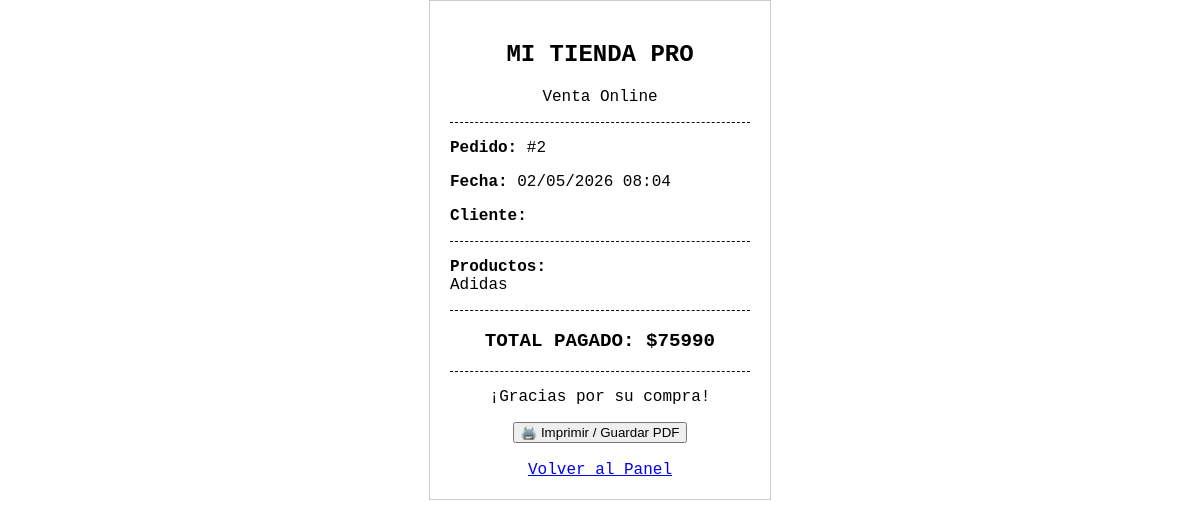
The page /imprimir_boleta/2 on the database as committed earlier.
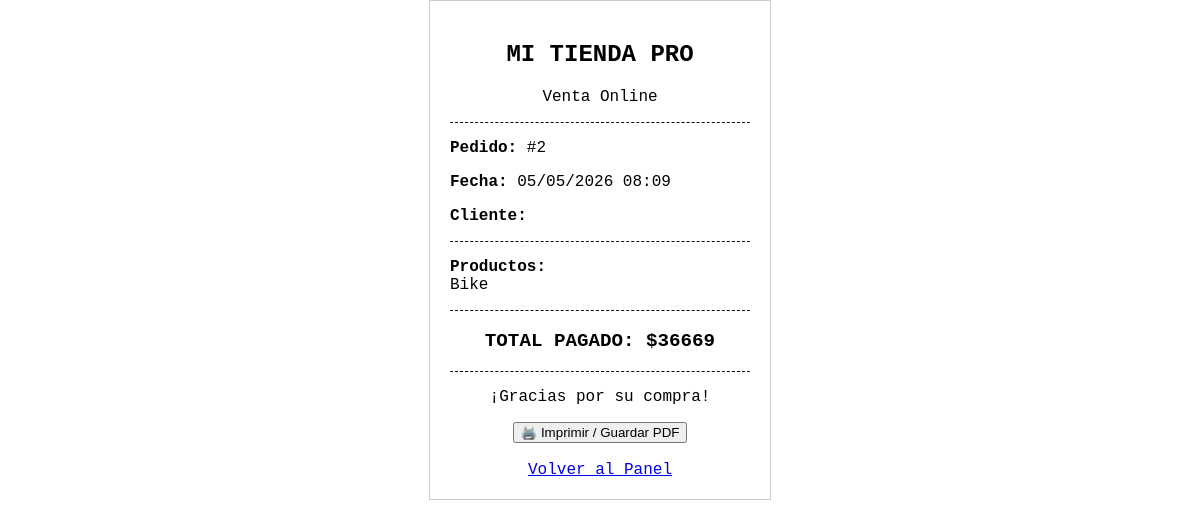
The same page on the database as committed later.
### app.py (models this page shows)
class Pedido(db.Model):
    id = db.Column(db.Integer, primary_key=True)
    productos_nombres = db.Column(db.String(500))
    total_pagado = db.Column(db.Integer)
    fecha = db.Column(db.DateTime, default=db.func.now())

### app.py (the view)
@app.route('/imprimir_boleta/<int:id>')
def imprimir_boleta(id):
    pedido = Pedido.query.get_or_404(id)
    return render_template('boleta.html', pedido=pedido)

### templates/boleta.html (shortened to what this page needs)
<!DOCTYPE html>
<html>
<head>
</head>
<body>
    <div class="text-center">
        <h2>MI TIENDA PRO</h2>
        <p>Venta Online</p>
    </div>
    <div class="divider"></div>
    <p><strong>Pedido:</strong> #{{ pedido.id }}</p>
    <p><strong>Fecha:</strong> {{ pedido.fecha.strftime('%d/%m/%Y %H:%M') }}</p>
    <p><strong>Cliente:</strong> {{ pedido.nombre_cliente }}</p>
    <div class="divider"></div>
    <p><strong>Productos:</strong><br>{{ pedido.productos_nombres }}</p>
    <div class="divider"></div>
    <p class="total text-center">TOTAL PAGADO: ${{ pedido.total_pagado }}</p>
    <div class="divider"></div>
    <p class="text-center">¡Gracias por su compra!</p>
    <div class="no-print text-center">
        <button onclick="window.print()">🖨️ Imprimir / Guardar PDF</button>
        <br><br>
        <a href="/admin">Volver al Panel</a>
    </div>
</body>
</html>

Rows that differ between the two databases and show on the page:
changed Pedido id 2: fecha "02/05/2026 08:04" → "05/05/2026 08:09"; productos_nombres "Adidas" → "Bike"; total_pagado "75990" → "36669"
